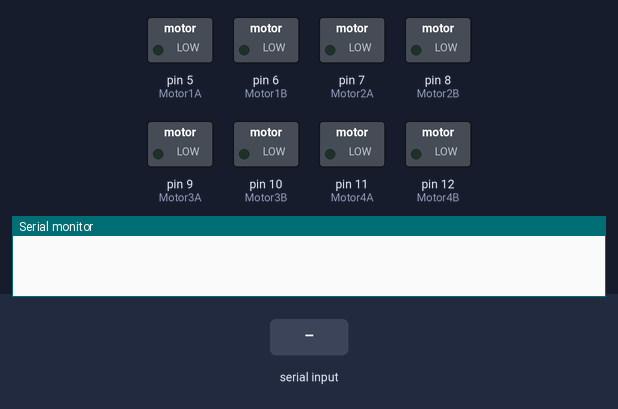
The sketch below on a simulated Arduino Uno, built with avr-gcc and run on an emulated ATmega328P. Shown: switched loads named in the sketch (green lamp = pin HIGH), the last lines printed to the serial monitor. Inputs (shaded band) come from the test bench.

Above: at 1.3 s.
1.4 s: "F" received over the second serial link
At 2.6 s:
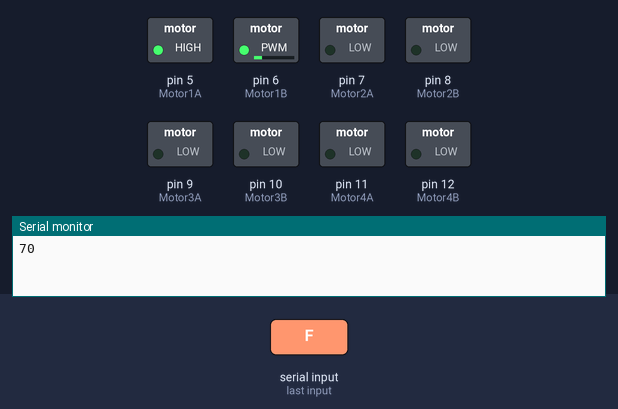
2.9 s: "G" received over the second serial link
At 3.9 s:
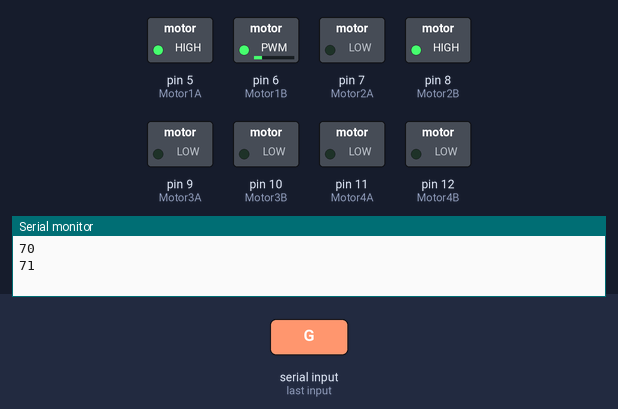
4.4 s: "I" received over the second serial link
At 5.1 s:
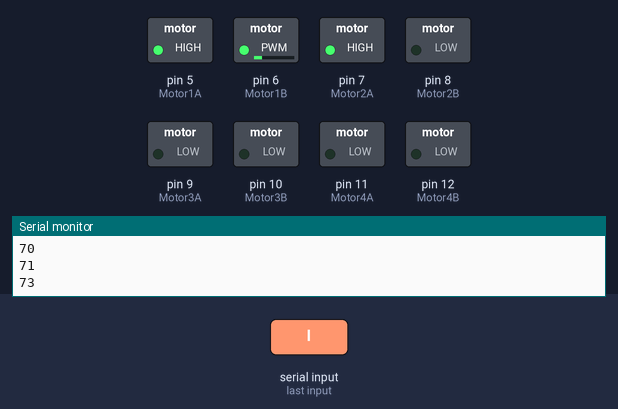
5.9 s: "B" received over the second serial link
At 6.2 s:
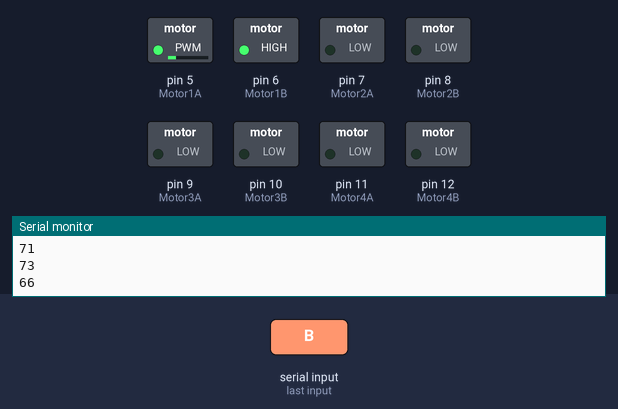
7.4 s: "H" received over the second serial link
At 8.6 s:
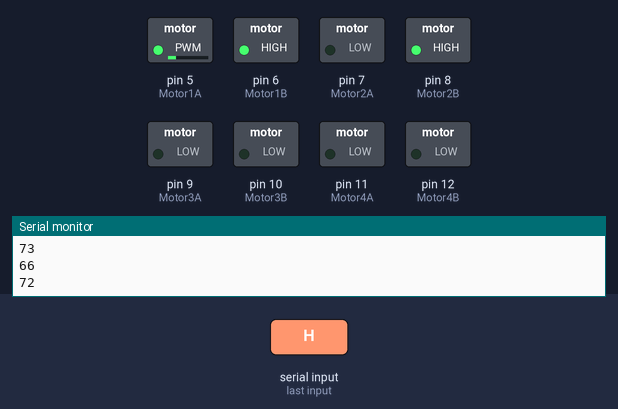
8.9 s: "J" received over the second serial link
At 9.7 s:
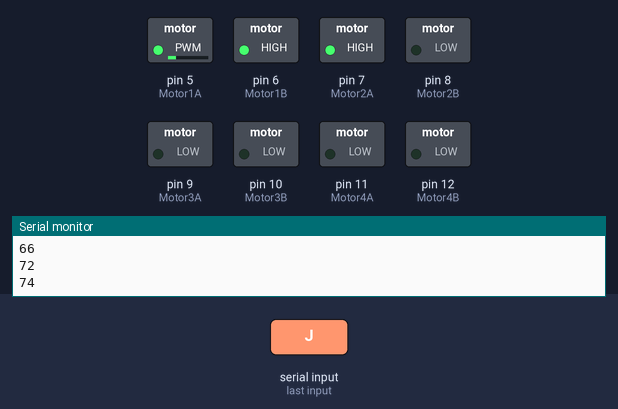
Timing chart, 0 to 11.4 s (numbered marks = the images above; inputs shaded):
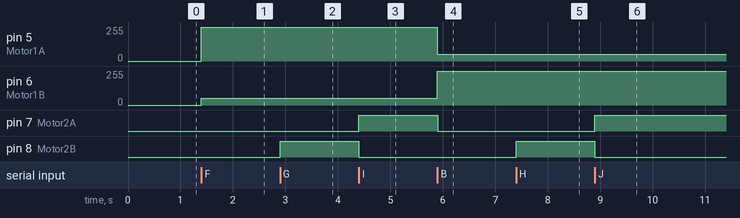

Measured:
- after the input at 1.4 s, pin 5 (Motor1A): 0/255 → 255/255 at once; pin 6 (Motor1B): 0/255 → 50/255 at once
- after the input at 2.9 s, pin 8 (Motor2B): LOW → HIGH at once
- after the input at 4.4 s, pin 7 (Motor2A): LOW → HIGH at once; pin 8 (Motor2B): HIGH → LOW at once
- after the input at 5.9 s, pin 5 (Motor1A): 255/255 → 50/255 at once; pin 6 (Motor1B): 50/255 → 255/255 at once; pin 7 (Motor2A): HIGH → LOW at once
- after the input at 7.4 s, pin 8 (Motor2B): LOW → HIGH at once
- after the input at 8.9 s, pin 7 (Motor2A): LOW → HIGH at once; pin 8 (Motor2B): HIGH → LOW at once

The sketch:

sketch_oct20a.ino
```cpp
#include <SoftwareSerial.h>

byte toSend = 0;

int bluetoothTx = 2;
int bluetoothRx = 3;
SoftwareSerial bluetooth(bluetoothTx, bluetoothRx);


// Motor 1 - control forward and fack
int Motor1A = 5;
int Motor1B = 6;
//Motor 2 - control left and right
int Motor2A = 7;
int Motor2B = 8;
//Motor 3 - control left and right
int Motor3A = 9;
int Motor3B = 10;
//Motor 4 - control left and right
int Motor4A = 11;
int Motor4B = 12;

void setup()
{
  Serial.begin(9600);
  //Setup Bluetooth serial connection to android
  bluetooth.begin(115200);
  bluetooth.print("$$$");
  delay(100);
  bluetooth.println("U,9600,N");
  bluetooth.begin(9600);
  pinMode( Motor1A, OUTPUT );
  pinMode( Motor1B, OUTPUT );
  digitalWrite( Motor1A, LOW );
  digitalWrite( Motor1B, LOW );
  pinMode( Motor2A, OUTPUT );
  pinMode( Motor2B, OUTPUT );
  digitalWrite( Motor2A, LOW );
  digitalWrite( Motor2B, LOW );
  pinMode( Motor3A, OUTPUT );
  pinMode( Motor3B, OUTPUT );
  digitalWrite( Motor3A, LOW );
  digitalWrite( Motor3B, LOW );
  pinMode( Motor4A, OUTPUT );
  pinMode( Motor4B, OUTPUT );
  digitalWrite( Motor4A, LOW );
  digitalWrite( Motor4B, LOW );
}

int flag1 = -1;
int flag2 = -1;


void loop()
{
  if (bluetooth.available())
  {
    toSend = bluetooth.read();
    Serial.println(toSend);
    if (toSend == 'S')
    {
      flag1 = 0;
      flag2 = 0;
      digitalWrite( Motor1A, LOW );
      analogWrite( Motor1B, LOW );
      digitalWrite( Motor2A, LOW );
      analogWrite( Motor2B, LOW );
    }
    if (toSend == 'F' || toSend == 'G' || toSend == 'I')
    {
      if (flag1 != 1)
      {
        flag1 = 1;
        digitalWrite( Motor1A, HIGH );
        analogWrite( Motor1B, 50 );
      }
    }
    if (toSend == 'B' || toSend == 'H' || toSend == 'J')
    {
      if (flag1 != 2)
      {
        flag1 = 2;
        digitalWrite( Motor1B, HIGH );
        analogWrite( Motor1A, 50 );
      }
    }
    if (toSend == 'L' || toSend == 'G' || toSend == 'H')
    {
      if (flag2 != 1)
      {
        flag2 = 1;
        digitalWrite( Motor2B, HIGH );
        analogWrite( Motor2A, 50 );
      }
    }else if (toSend == 'R' || toSend == 'I' || toSend == 'J')
    {
      if (flag2 != 2)
      {
        flag2 = 2;
        digitalWrite( Motor2A, HIGH );
        analogWrite( Motor2B, 50 );
      }
    }else
    {
      if (flag2 != 3)
      {
        flag2 = 3;
        digitalWrite( Motor2A, LOW );
        analogWrite( Motor2B, LOW );
      }
    }
  }
}
```
